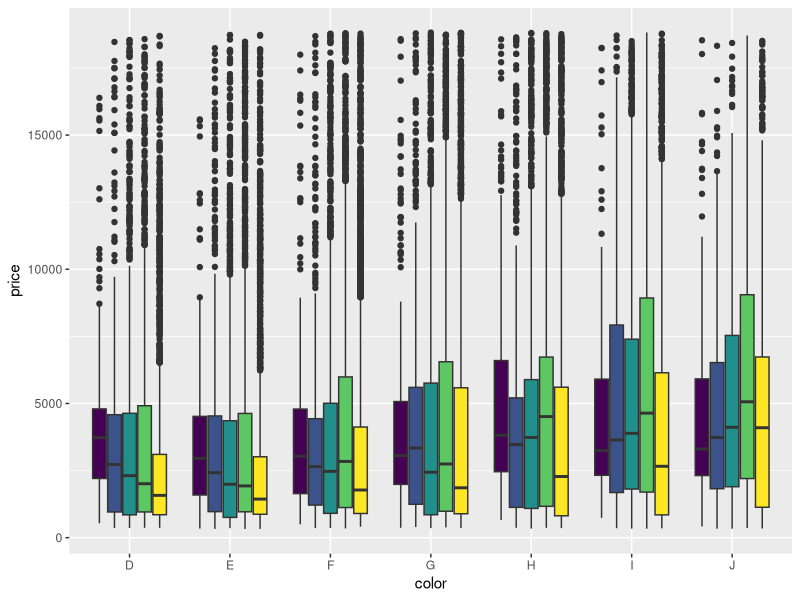
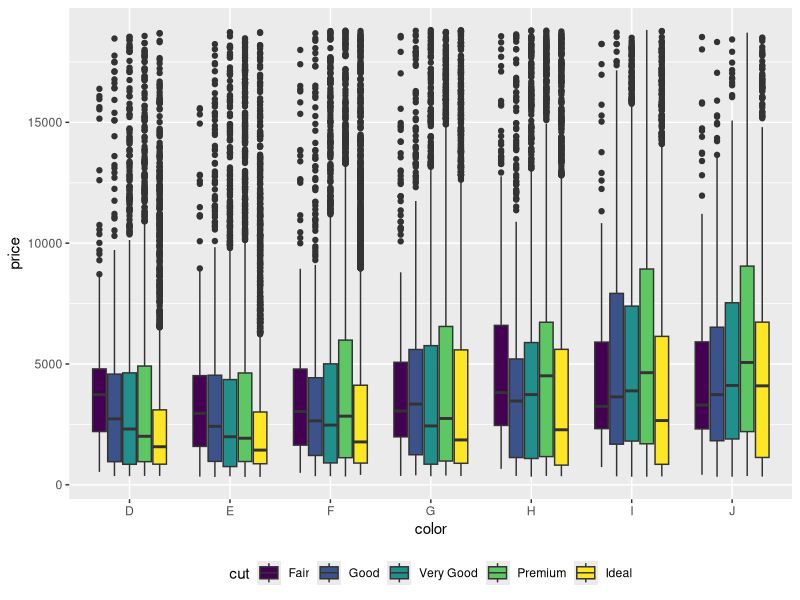
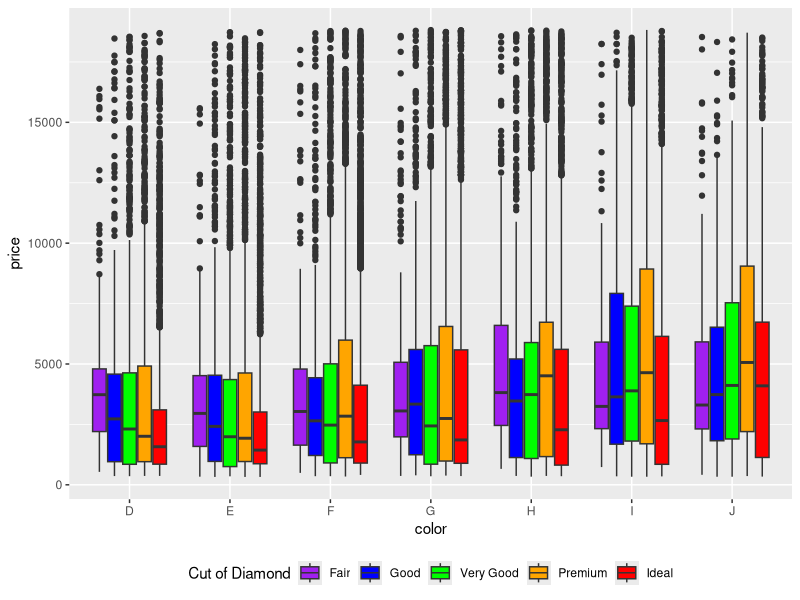

Generate these figures, in order, with R: (Note: this script raises an error after producing the figures.)
## ---- chunk 1
data("diamonds")
library(tidyverse)
library(ggplot2)
ggplot(diamonds, aes(color, price, fill=cut))+
  geom_boxplot()+
  theme(legend.position = "none") #other arguments: top, left, right, bottom, none
## ---- chunk 2
ggplot(diamonds, aes(color, price, fill=cut))+
  geom_boxplot()+
  theme(legend.position = "bottom")
## ---- chunk 3
ggplot(diamonds, aes(color, price, fill=cut))+
  geom_boxplot()+
  theme(legend.position = "bottom")+
  scale_fill_manual(name= "Cut of Diamond", values = c("purple", "blue", "green", "orange", "red", "yellow", "pink"))
## ---- chunk 4
data(penguins)
ggplot(penguins, aes(bill_length_mm, bill_depth_mm, color=island))+
  geom_point()
## ---- chunk 5
ggplot(penguins, aes(bill_length_mm, bill_depth_mm, color=island))+
  geom_point()+
  theme_bw()+
  theme(legend.position = "top")
## ---- chunk 6
ggplot(penguins, aes(bill_length_mm, bill_depth_mm, color=island))+
  geom_point()+
  theme_bw()+
  theme(legend.position = "none")
## ---- chunk 7
ggplot(penguins, aes(bill_length_mm, bill_depth_mm, color=island))+
  geom_point()+
  theme_bw()+
  theme(legend.position = "top")+
  scale_color_manual(name="Location of Penguin", values = c("#D84797", "#94FBAB", "#3ABEFF"))
## ---- chunk 8
ggplot(penguins, aes(bill_length_mm, bill_depth_mm, color=flipper_length_mm))+
  geom_point()+
  theme_bw()
## ---- chunk 9
ggplot(diamonds, aes(color, price, color=cut))+
  geom_point()

ggplot(diamonds, aes(color, price, fill=cut))+
  geom_boxplot()+
  facet_wrap(~cut)+
  theme_bw()

ggplot(diamonds, aes(carat, price, color=cut))+
  geom_point()+
  geom_smooth(method="lm", color="black")+
  facet_wrap(~cut)+
  theme_bw()
## ---- chunk 10
ggplot(diamonds, aes(carat, price, color=cut))+
  geom_point()+
  geom_smooth(method="lm")+
  facet_wrap(~color)+
  theme_bw()
## ---- chunk 11
levels(penguins$species)<- c("Adelie Penguin", "Chinstrap Penguin", "Gentoo Penguin")

ggplot(penguins, aes(bill_length_mm, bill_depth_mm))+
  geom_point()+
  facet_wrap(~species)
## ---- chunk 12
speciesTitle<- c("Adelie Penguin"="Adelie", "Chinstrap Penguin"="Chinstrap","Gentoo Penguin"="Gentoo")

ggplot(penguins, aes(bill_length_mm, bill_depth_mm))+
  geom_point()+
  facet_wrap(~species, labeller= as_labeller(speciesTitle))
## ---- chunk 13
data("mtcars")

ggplot(mtcars, aes(mpg, hp))+
  geom_point()+
  facet_wrap(~cyl)+
  theme_bw()
## ---- chunk 14
ggplot(diamonds, aes(color, price, fill=cut))+
  geom_boxplot()+
  theme_bw()+
  theme(legend.position = "bottom")+
  scale_fill_manual(name= "Cut of Diamond", values=c("#820933", "#D84797", "#94FBAB", "#3ABEFF", "#26FFE6"))+
  labs(title = "\nDiamond Price by Color")+
  xlab("Diamond Color")+
  ylab("Price of Diamond")+
  facet_wrap(~cut)

ggsave("PrettyDiamondGraph.tiff", width=10, height=10, units="in", dpi=300) #This saves whatever the LAST graph you made was!!! Be careful!!!
## ---- chunk 15
getwd() # check you're in your project!
## ---- chunk 16
setwd()
